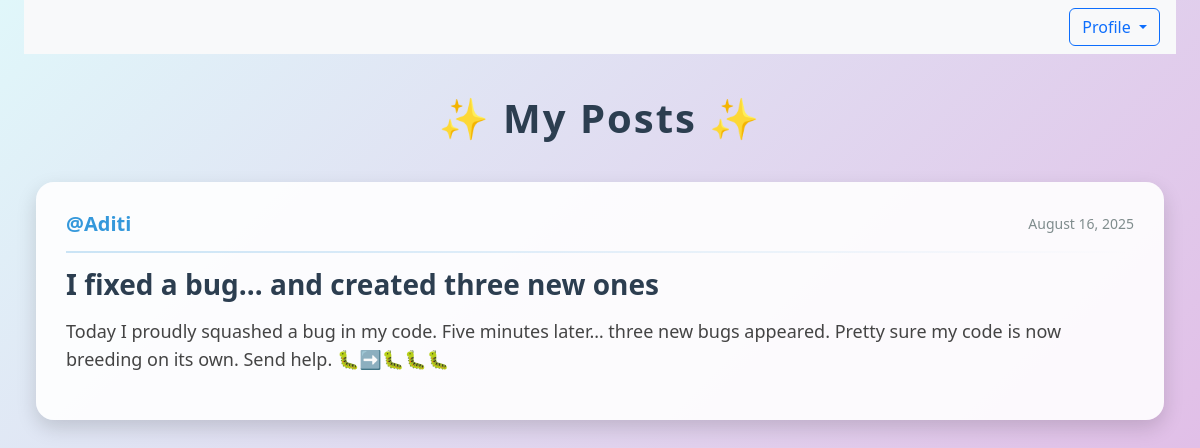
The page /mypost/ (signed in) on the database its author committed.
### Blog/models.py (models this page shows, shortened)
class Posts(models.Model) :
    title = models.CharField(max_length=100)
    content = models.TextField()
    data_posted = models.DateTimeField(default=timezone.now)
    author = models.ForeignKey(User , on_delete=models.CASCADE)
    likes = models.ManyToManyField(User, related_name="liked_posts", blank=True)

### Blog/views.py (the view)
# urls.py: path("mypost/" , views.myPost),
@login_required(login_url = "loginn")
def myPost(request) :
    print("req", request.user)
    context = {'posts' : Posts.objects.filter(author_id = request.user.id )}
    return render(request , 'blog/mypost.html' , context)

### Blog/templates/blog/mypost.html (shortened to what this page needs)
{% extends 'blog/base.html' %}
{% block content %}
{% load static %}
<div class="container custom-container" style="max-width: 1200px;">
  <nav class="navbar navbar-expand-lg navbar-light bg-light w-100 px-3">
    <div class="collapse navbar-collapse justify-content-end" id="navbarSupportedContent">
      <div class="dropdown">
        <button class="btn btn-outline-primary dropdown-toggle" type="button" id="dropdownMenuButton"
                data-bs-toggle="dropdown" aria-haspopup="true" aria-expanded="false">
          Profile
        </button>
      </div>
    </div>
  </nav>
  <div class="container custom-container" style="max-width: 1350px;">
      <h1 class="page-title">✨ My Posts ✨</h1>
  {% for post in posts %}
    <div class="post-card">
      <div class="article-metadata">
        <h1>@{{ post.author }}</h1>
        <h5>{{ post.data_posted|date:"F d, Y" }}</h5>
      </div>
      <hr class="divider" />
      <h2 class="post-title">{{ post.title }}</h2>
      <p class="post-content">{{ post.content }}</p>
    </div>
  {% empty %}
    <h3 style="text-align:center; color:#7f8c8d;">😢 You haven't posted anything yet!</h3>
  {% endfor %}
</div>
{% endblock %}

### Blog/templates/blog/base.html (style rules this page uses)
.custom-container { max-width:1450px; }

### Blog/templates/blog/mypost.html (style rules this page uses)
body { background: linear-gradient(135deg, #e0f7fa, #e1bee7); font-family: 'Segoe UI', Tahoma, Geneva, Verdana, sans-serif; }
h1.page-title { font-weight: 800; text-align: center; margin: 40px 0; color: #2c3e50; letter-spacing: 2px; }
.post-card { background: rgba(255, 255, 255, 0.9); border-radius: 18px; box-shadow: 0px 8px 20px rgba(0,0,0,0.15); padding: 30px; margin-bottom: 50px; transition: transform 0.3s ease, box-shadow 0.3s ease; }
.article-metadata { display: flex; justify-content: space-between; align-items: center; margin-bottom: 15px; }
.article-metadata h1 { font-size: 20px; font-weight: bold; color: #3498db; margin: 0; }
.article-metadata h5 { font-size: 14px; color: #7f8c8d; margin: 0; }
.post-title { font-size: 28px; font-weight: 700; margin-bottom: 15px; color: #2c3e50; }
.post-content { font-size: 18px; color: #444; line-height: 1.6; }
.divider { height: 2px; background: linear-gradient(90deg, #3498db, transparent); margin: 15px 0; border: none; }

### rows shown on the page
Posts: author "Aditi", data_posted "August 16, 2025", title "I fixed a bug… and created three new ones", content "Today I proudly squashed a bug in my code. Five minutes later… three new bugs appeared. Pretty sure my code is now breeding on its own. Send help. 🐛➡️🐛🐛🐛"
